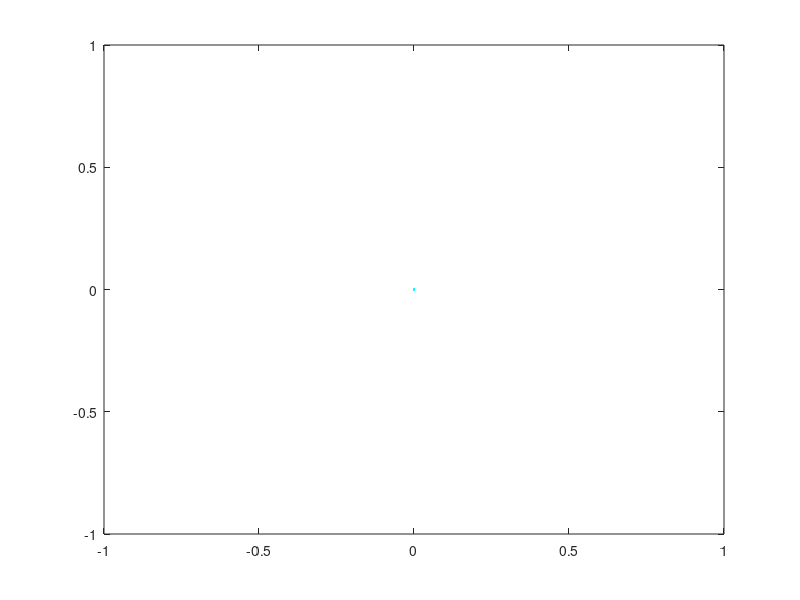

This figure's MATLAB source: (Note: this script raises an error after producing the figure.)
close all;
clear all;
clc;


table1000 = xlsread('lookup1000.xls');
table800 = xlsread('lookup800.xls');
table600 = xlsread('lookup600.xls');

plot(0,0,'c.');
hold;

for i=1:1000
    plot(i/1000,getPower(i/1000,table1000),'r*');
end

for i=1:1000
    plot(i/1000,getPower(i/1000,table800),'g*');
end

for i=1:1000
    plot(i/1000,getPower(i/1000,table600),'b*');
end

ylabel('Power');
xlabel('duty ratio')